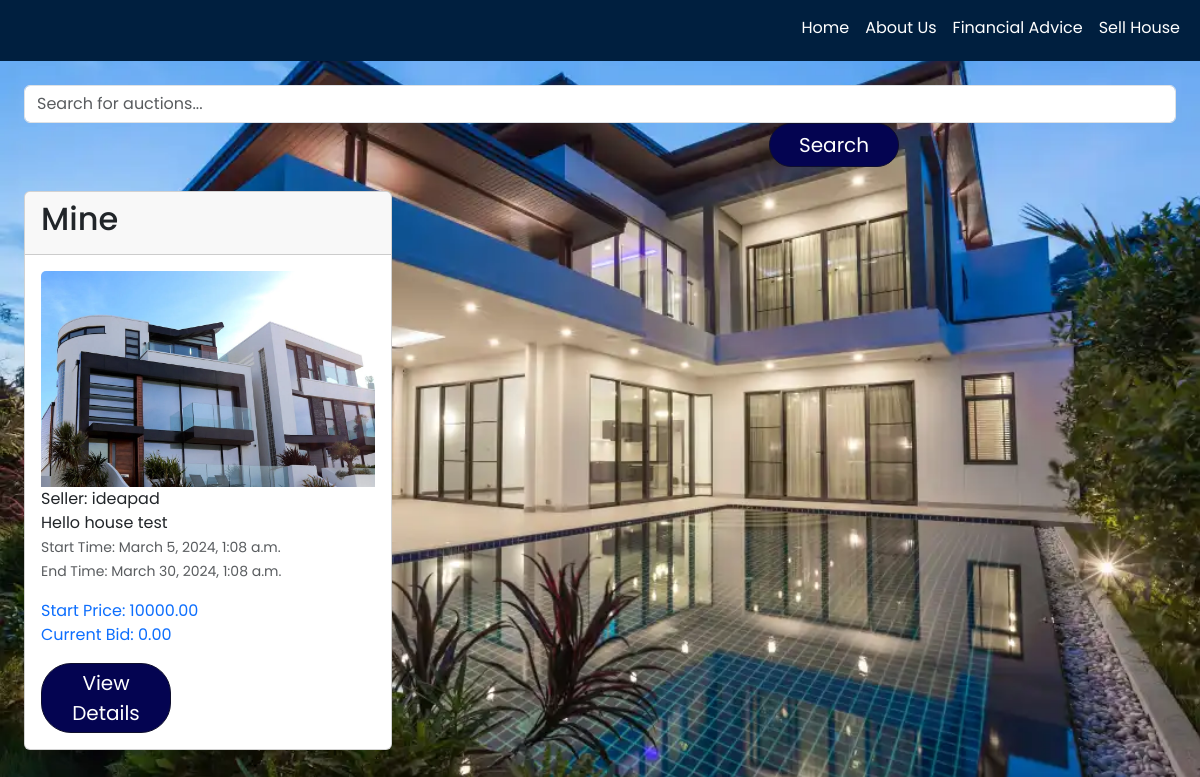
The page /search-live-auctions/ on the database as committed earlier.
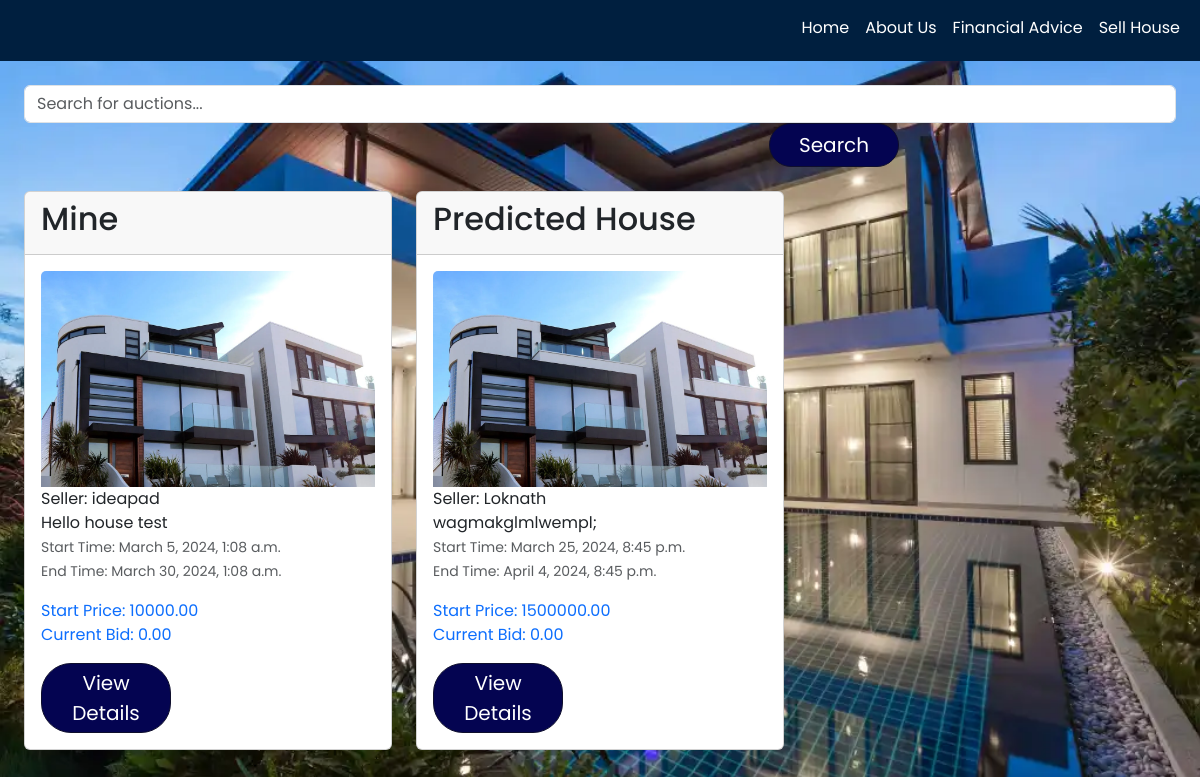
The same page on the database as committed later.
### website/models.py (models this page shows, shortened)
class AuctionItem(models.Model):
    title = models.CharField(max_length=255)
    description = models.TextField()
    address = models.CharField(max_length=255)
    start_price = models.DecimalField(max_digits=10, decimal_places=2)
    current_bid = models.DecimalField(max_digits=10, decimal_places=2, default=0.00)
    created_by = models.ForeignKey(User, on_delete=models.CASCADE)
    start_time = models.DateTimeField()
    end_time = models.DateTimeField()
    image = models.ImageField(upload_to='auction_item_images/', blank=True, null=True)
    house_size = models.IntegerField(null=True, blank=True)
    floor_count = models.IntegerField(null=True, blank=True)
    house_type = models.CharField(max_length=15, choices=h_type, null=True, blank=True)

### website/views.py (the view)
# urls.py: path('search-live-auctions/', views.search_live_auctions, name='search_live_auctions'),
def search_live_auctions(request):
    query = request.GET.get('query', '')
    current_time = timezone.now()
    live_auctions = AuctionItem.objects.filter(
        Q(title__icontains=query) | Q(address__icontains=query),
        end_time__gte=current_time
    )
    return render(request, 'auction_search.html', {'auctions': live_auctions, 'query': query, 'search_type': 'Live Auctions'})

### website/templates/auction_search.html (shortened to what this page needs)
{% extends 'base.html' %}
{% block content %}
<div class="container mt-4">
    <div class="search-container text-center mb-4">
        <form action="{% url 'website:search_live_auctions' %}" method="GET" class="form-inline">
            <input type="text" class="form-control" placeholder="Search for auctions..." name="query" required>
            <button type="submit" class="btn btn-primary">Search</button>
        </form>
    </div>
    <div class="row">
        {% if auctions %}
            {% for auction in auctions %}
                <div class="col-md-4 mb-4">
                    <div class="card">
                        <div class="card-header">
                            <h2>{{ auction.title }}</h2>
                        </div>
                        <div class="card-body">
                            {% if auction.image %}
                                <img src="{{ auction.image.url }}" alt="{{ auction.title }} Image" class="card-img-top">
                            {% endif %}
                            <h10 class="card-text text-dark">Seller: {{ auction.created_by.username }}</h10><br>
                            <p class="card-text text-dark mb-0">{{ auction.description|truncatewords:15 }}</p>
                            <p class="card-text mb-3">
                                <small class="text-muted">
                                    Start Time: <span class="start-time">{{ auction.start_time }}</span><br>
                                    End Time: {{ auction.end_time }}
                                </small>
                            </p>
                            <p class="card-text font-weight-bold text-primary mb-3">
                                Start Price: {{ auction.start_price }}<br>
                                Current Bid: {{ auction.current_bid }}
                            </p>
                            <a href="{% url 'website:auction_detail' item_id=auction.id %}" class="btn btn-sm btn-primary">View Details</a>
                        </div>
                    </div>
                </div>
            {% endfor %}
        {% else %}
            <p>No matching auctions found.</p>
        {% endif %}
    </div>
</div>
{% endblock %}

Rows that differ between the two databases and show on the page:
added AuctionItem: title "Predicted House", image (picture), created_by.username "Loknath", description "wagmakglmlwempl;", start_time "March 25, 2024, 8:45 p.m.", end_time "April 4, 2024, 8:45 p.m.", start_price "1500000.00", current_bid "0.00"
